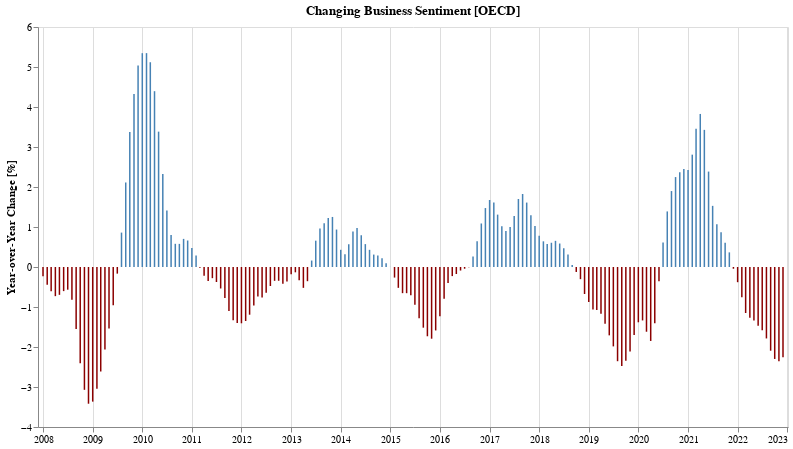

Source (notebook cell):
### Markdown cell above
## Has business sentiment gotten better or worse compared to the same time last year?

### Code cell
bYoy = yoyChartFor(bUsaYoy, 'Business', 'steelblue')
bYoy.display()

### Figure 1 — Vega-Lite specification as saved in the notebook (floating-point values rounded to 4 significant figures; data arrays with more than 128 entries replaced by an {"elided": "..."} marker saying what was removed)
{"config": {"view": {"continuousWidth": 400, "continuousHeight": 300}}, "data": {"name": "data-7e4f8d6c29e25a7e77df687d98beff3a"}, "mark": {"type": "bar", "color": "steelblue", "width": 1.5}, "encoding": {"color": {"condition": {"value": "darkred", "test": "datum['Value'] < 0"}, "value": "steelblue"}, "tooltip": [{"field": "TIME", "format": "%b %Y", "title": "Date", "type": "temporal"}, {"field": "label", "type": "ordinal"}, {"field": "change_in_percent", "type": "ordinal"}], "x": {"axis": {"title": ""}, "field": "TIME", "type": "temporal"}, "y": {"axis": {"grid": false, "title": "Year-over-Year Change [%]"}, "field": "Value", "type": "quantitative"}}, "height": 400, "title": "Changing Business Sentiment [OECD]", "transform": [{"calculate": "'Business'", "as": "label"}, {"calculate": "format(datum.Value, ',.2f')", "as": "change_in_percent"}], "width": 750, "$schema": "https://vega.github.io/schema/vega-lite/v4.17.0.json", "datasets": {"data-7e4f8d6c29e25a7e77df687d98beff3a": {"elided": "180 records"}}}
